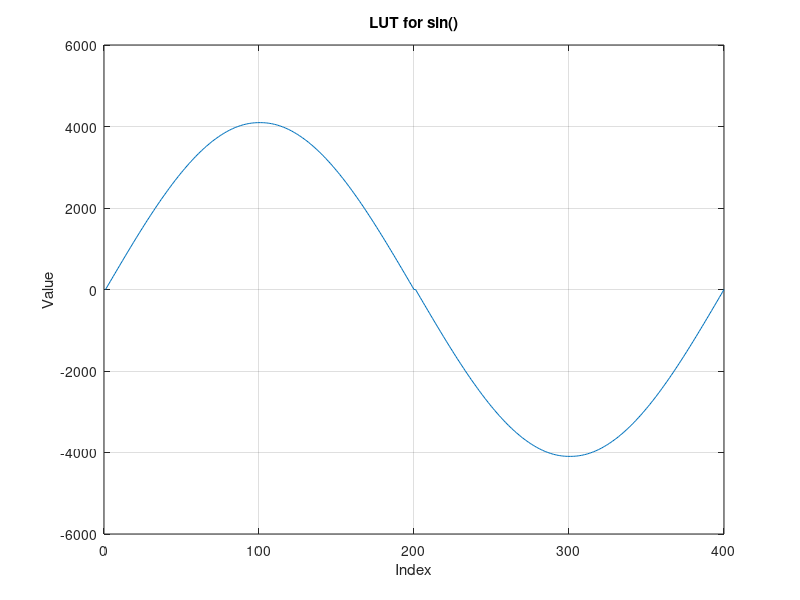

Recreate this plot in MATLAB.
%**********************************************************************
%  Project: DTMF
%  File: generate_LUT.m
%  Description: generate LUT for sin(), and store it in hex format
%               The LUT is generated for the first quadrant of sin() 
%               and then mirrored to the other quadrants.
%  Author: Ruiqi Tang
%  Timestamp:
%----------------------------------------------------------------------
% Code Revision History:
% Ver:     | Author    | Mod. Date     | Changes Made:
% v1.0.0   | R.T.      | 2024/04/15    | Initial version
%**********************************************************************
clear; clc; close all;

N = 100; % resolution of the LUT
x = linspace(0, pi/2, N); % generate N equally spaced points between -pi and pi

% calculate the sin value for each x and store them in an array
sinLUT = sin(x);

% map the sin value to 12-bit unsigned integer
sinLUT = round(sinLUT * (2^12-1));

% write the LUT to a file in hex format
fileID = fopen('../sinLUT.hex', 'w');
for i = 1:N
    fprintf(fileID, '%04X\n', sinLUT(i));
end
fclose(fileID);


% demo of read and plot the LUT
fileID = fopen('../sinLUT.hex', 'r');
sinLUT = fscanf(fileID, '%x');
fclose(fileID);

sinLUTr = zeros(1, N*4);
sinLUTr(1:N) = sinLUT;
sinLUTr(N+1:2*N) = sinLUT(end:-1:1);
sinLUTr(2*N+1:3*N) = -sinLUT;
sinLUTr(3*N+1:4*N) = -sinLUT(end:-1:1);

figure;
plot(sinLUTr);
title('LUT for sin()');
xlabel('Index');
ylabel('Value');
grid on;
